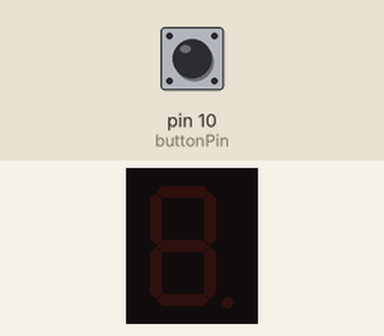
Bench run of a sketch on a simulated Arduino Uno, built with avr-gcc and run on an emulated ATmega328P. On the bench: 1-digit seven-segment display. Wiring (inferred from the names in the program): 1-digit 7-segment display, segments lit when HIGH: segments pin 3, pin 2, pin 8, pin 6, pin 7, pin 4, pin 5. The inputs (shaded band) are chosen by the test bench; at power-on: pin 10 (buttonPin) HIGH. The segment pins are drawn as the display they are named for.

Above: at 1.2 s.
1.3 s: pin 10 (buttonPin) pulled LOW for 3.2 s
At 5.0 s:
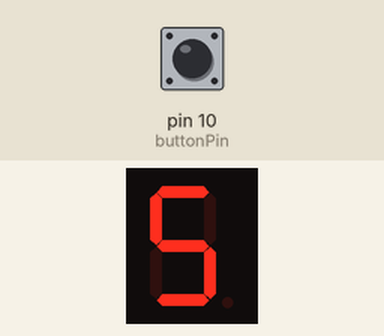
6.0 s: pin 10 (buttonPin) pulled LOW for 0.15 s
At 6.4 s:
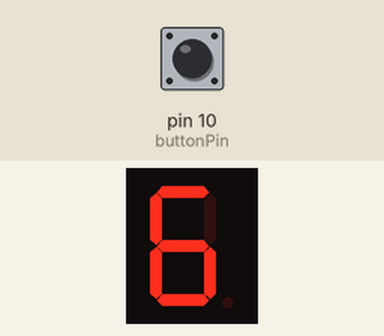
7.6 s: pin 10 (buttonPin) pulled LOW for 1 s
At 9.4 s:
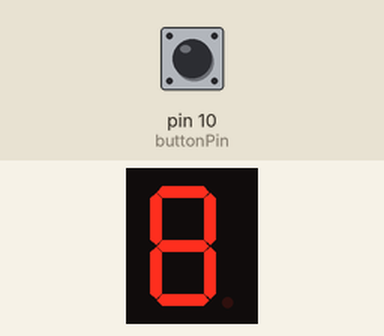
10.1 s: pin 10 (buttonPin) pulled LOW for 0.15 s
At 10.8 s:
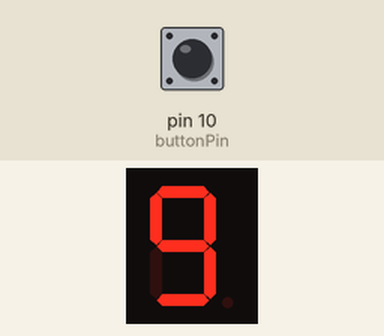
11.7 s: pin 10 (buttonPin) pulled LOW for 0.15 s
At 13.2 s:
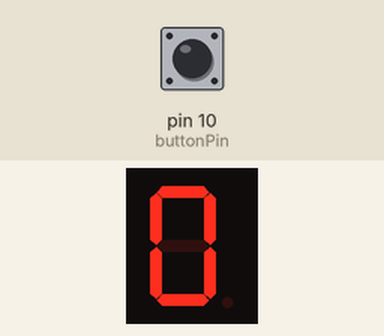
Timing chart, 0 to 14.3 s (numbered marks = the images above; inputs shaded):
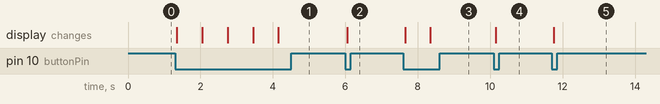

Measured:
- after the input at 1.3 s, the display: first changes after 0.05 s (image 1 shows a later state)
- after the input at 6.0 s, the display: changes after 0.05 s (image 2)
- after the input at 7.6 s, the display: first changes after 0.05 s (image 3 shows a later state)
- after the input at 10.1 s, the display: changes after 0.05 s (image 4)
- after the input at 11.7 s, the display: changes after 0.05 s (image 5)

The sketch:

codingWEEK2digitalLogicsystem.ino
```cpp
// Define the pins for each segment (D0 to D6)
const int segmentA = 3; // D0
const int segmentB = 2; // D1
const int segmentC = 8; // D2
const int segmentD = 6; // D3
const int segmentE = 7; // D4
const int segmentF = 4; // D5
const int segmentG = 5; // D6
const int buttonPin = 10; // Button pin

int currentNumber = 0; // Current displayed number
unsigned long lastDebounceTime = 0; // Last time button state changed
unsigned long debounceDelay = 50; // Debounce delay
bool lastButtonState = LOW; // Previous button state
bool buttonState; // Current button state

void setup() {
  // Initialize the digital pins as OUTPUTs
  pinMode(segmentA, OUTPUT);
  pinMode(segmentB, OUTPUT);
  pinMode(segmentC, OUTPUT);
  pinMode(segmentD, OUTPUT);
  pinMode(segmentE, OUTPUT);
  pinMode(segmentF, OUTPUT);
  pinMode(segmentG, OUTPUT);
  pinMode(buttonPin, INPUT_PULLUP); // Initialize button pin with pull-up resistor
}

void loop() {
  // Read the state of the button
  int reading = digitalRead(buttonPin);

  // Check for button state change (debouncing)
  if (reading != lastButtonState) {
    lastDebounceTime = millis();
  }

  if ((millis() - lastDebounceTime) > debounceDelay) {
    // If the button state has changed, check if it's pressed
    if (reading == LOW) {
      // Increment the number, wrap around at 9
      currentNumber = (currentNumber + 1) % 10;
      displayNumber(currentNumber);
      delay(200); // Delay to prevent multiple increments
    }
  }

  lastButtonState = reading; // Update the last button state
}

// Function to display the current number
void displayNumber(int number) {
  turnOffSegments(); // Turn off all segments before displaying a new number

  switch (number) {
    case 0:
      digitalWrite(segmentA, HIGH);
      digitalWrite(segmentB, HIGH);
      digitalWrite(segmentC, HIGH);
      digitalWrite(segmentD, HIGH);
      digitalWrite(segmentE, HIGH);
      digitalWrite(segmentF, HIGH);
      break;
    case 1:
      digitalWrite(segmentB, HIGH);
      digitalWrite(segmentC, HIGH);
      break;
    case 2:
      digitalWrite(segmentA, HIGH);
      digitalWrite(segmentB, HIGH);
      digitalWrite(segmentG, HIGH);
      digitalWrite(segmentE, HIGH);
      digitalWrite(segmentD, HIGH);
      break;
    case 3:
      digitalWrite(segmentA, HIGH);
      digitalWrite(segmentB, HIGH);
      digitalWrite(segmentC, HIGH);
      digitalWrite(segmentD, HIGH);
      digitalWrite(segmentG, HIGH);
      break;
    case 4:
      digitalWrite(segmentB, HIGH);
      digitalWrite(segmentC, HIGH);
      digitalWrite(segmentF, HIGH);
      digitalWrite(segmentG, HIGH);
      break;
    case 5:
      digitalWrite(segmentA, HIGH);
      digitalWrite(segmentC, HIGH);
      digitalWrite(segmentD, HIGH);
      digitalWrite(segmentF, HIGH);
      digitalWrite(segmentG, HIGH);
      break;
    case 6:
      digitalWrite(segmentA, HIGH);
      digitalWrite(segmentC, HIGH);
      digitalWrite(segmentD, HIGH);
      digitalWrite(segmentE, HIGH);
      digitalWrite(segmentF, HIGH);
      digitalWrite(segmentG, HIGH);
      break;
    case 7:
      digitalWrite(segmentA, HIGH);
      digitalWrite(segmentB, HIGH);
      digitalWrite(segmentC, HIGH);
      break;
    case 8:
      digitalWrite(segmentA, HIGH);
      digitalWrite(segmentB, HIGH);
      digitalWrite(segmentC, HIGH);
      digitalWrite(segmentD, HIGH);
      digitalWrite(segmentE, HIGH);
      digitalWrite(segmentF, HIGH);
      digitalWrite(segmentG, HIGH);
      break;
    case 9:
      digitalWrite(segmentA, HIGH);
      digitalWrite(segmentB, HIGH);
      digitalWrite(segmentC, HIGH);
      digitalWrite(segmentD, HIGH);
      digitalWrite(segmentF, HIGH);
      digitalWrite(segmentG, HIGH);
      break;
  }

  delay(500); // Delay for visibility (optional)
}

// Function to turn off all segments
void turnOffSegments() {
  digitalWrite(segmentA, LOW);
  digitalWrite(segmentB, LOW);
  digitalWrite(segmentC, LOW);
  digitalWrite(segmentD, LOW);
  digitalWrite(segmentE, LOW);
  digitalWrite(segmentF, LOW);
  digitalWrite(segmentG, LOW);
}
```
